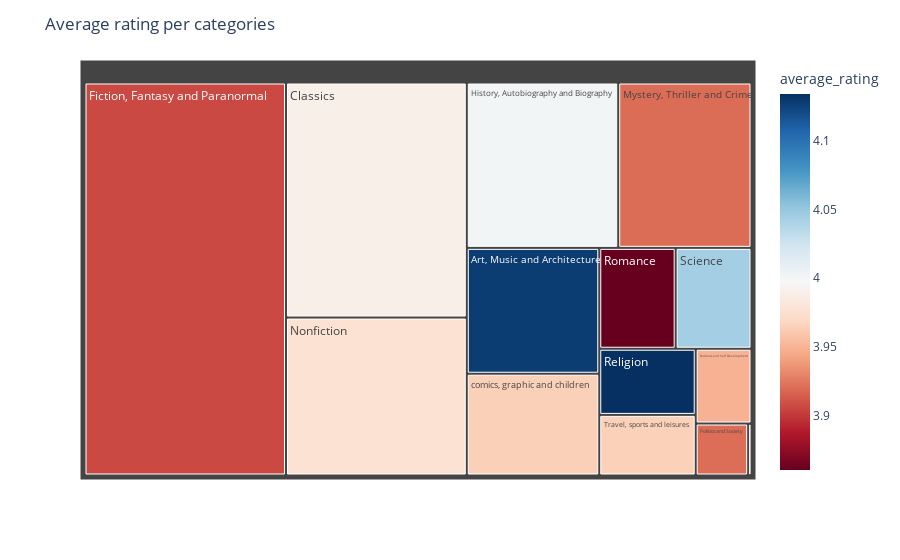

This figure's notebook cell:
### Code cell
#plot the average rating per categories as tree map 
fig = px.treemap(df1, path=['categories'], values='average_rating', color='average_rating', color_continuous_scale='RdBu')
fig.update_layout(title_text='Average rating per categories')

### Figure 1 — Plotly figure (JSON) as saved in the notebook; plotly's stock layout.template omitted (floating-point values rounded to 4 significant figures)
{"data": [{"branchvalues": "total", "customdata": [[4.128], [3.949], [3.989], [3.906], [4.001], [3.92], [3.977], [3.981], [3.921], [4.134], [3.86], [4.045], [3.965], [3.964]], "domain": {"x": [0, 1], "y": [0, 1]}, "hovertemplate": "labels=%{label}<br>average_rating_sum=%{value}<br>parent=%{parent}<br>id=%{id}<br>average_rating=%{color}<extra></extra>", "ids": ["Art, Music and Architecture", "Business and Self Development", "Classics", "Fiction, Fantasy and Paranormal", "History, Autobiography and Biography", "Mystery, Thriller and Crime", "Nonfiction", "Others", "Politics and Society", "Religion", "Romance", "Science", "Travel, sports and leisures", "comics, graphic and children"], "labels": ["Art, Music and Architecture", "Business and Self Development", "Classics", "Fiction, Fantasy and Paranormal", "History, Autobiography and Biography", "Mystery, Thriller and Crime", "Nonfiction", "Others", "Politics and Society", "Religion", "Romance", "Science", "Travel, sports and leisures", "comics, graphic and children"], "marker": {"coloraxis": "coloraxis", "colors": [4.128, 3.949, 3.989, 3.906, 4.001, 3.92, 3.977, 3.981, 3.921, 4.134, 3.86, 4.045, 3.965, 3.964]}, "name": "", "parents": ["", "", "", "", "", "", "", "", "", "", "", "", "", ""], "type": "treemap", "values": [2668.0, 667.7, 6801.0, 12670.0, 4008.0, 3527.0, 4571.0, 27.57, 436.5, 1021.0, 1234.0, 1224.0, 935.4, 2158.0]}], "layout": {"coloraxis": {"colorbar": {"title": {"text": "average_rating"}}, "colorscale": [[0, "rgb(103,0,31)"], [0.1, "rgb(178,24,43)"], [0.2, "rgb(214,96,77)"], [0.3, "rgb(244,165,130)"], [0.4, "rgb(253,219,199)"], [0.5, "rgb(247,247,247)"], [0.6, "rgb(209,229,240)"], [0.7, "rgb(146,197,222)"], [0.8, "rgb(67,147,195)"], [0.9, "rgb(33,102,172)"], [1, "rgb(5,48,97)"]]}, "legend": {"tracegroupgap": 0}, "margin": {"t": 60}, "title": {"text": "Average rating per categories"}}}
